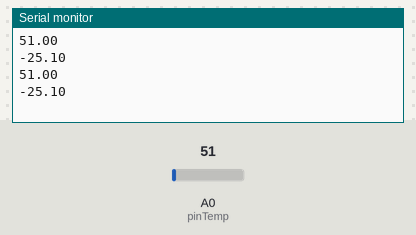
Bench run of a sketch on a simulated Arduino Uno, built with avr-gcc and run on an emulated ATmega328P. On the bench: the last lines printed to the serial monitor. Inputs (shaded band) come from the test bench; at power-on: A0 (pinTemp) = 51.

Above: at 1.8 s.
1.9 s: A0 (pinTemp) set to 61
At 2.8 s:
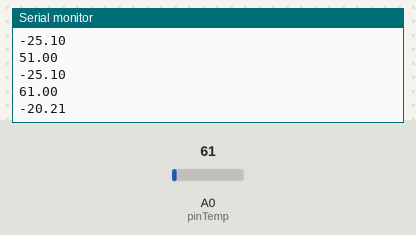
3.4 s: A0 (pinTemp) set to 71
At 4.8 s:
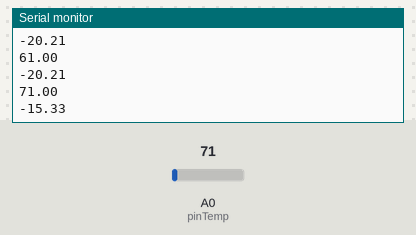
Timing chart, 0 to 6.4 s (numbered marks = the images above; inputs shaded):
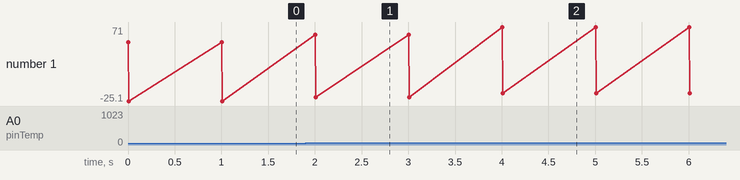

Measured:
- after the input at 1.9 s, the serial monitor: prints a new line after 0.10 s (image 1)
- after the input at 3.4 s, the serial monitor: prints a new line after 0.60 s (image 2)
- plotted number 1: -25.1 → -20.21 after the input at 1.9 s, -20.21 → -15.33 after the input at 3.4 s

The sketch:

Sensor_temperatura_LM36.ino
```cpp
const byte pinTemp=A0;
float analogTemp=0;
float temp=0;

void setup()
{
  pinMode(pinTemp, INPUT);
  Serial.begin(9600);
}

void loop()
{
  analogTemp=analogRead(pinTemp);
  Serial.println(analogTemp);
  temp=0.0048828125*analogTemp*100-50;
  Serial.println(temp);
  delay(1000);
}
```
